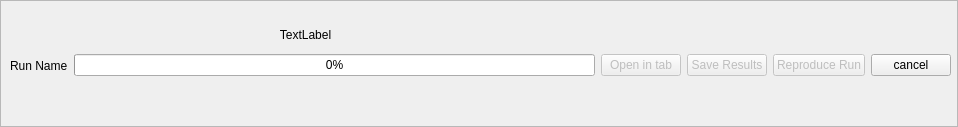
<?xml version="1.0" encoding="UTF-8"?>
<ui version="4.0">
 <class>Frame</class>
 <widget class="QFrame" name="Frame">
  <property name="geometry">
   <rect>
    <x>0</x>
    <y>0</y>
    <width>958</width>
    <height>127</height>
   </rect>
  </property>
  <property name="windowTitle">
   <string>Frame</string>
  </property>
  <property name="frameShape">
   <enum>QFrame::StyledPanel</enum>
  </property>
  <property name="frameShadow">
   <enum>QFrame::Raised</enum>
  </property>
  <widget class="QWidget" name="horizontalLayoutWidget">
   <property name="geometry">
    <rect>
     <x>10</x>
     <y>10</y>
     <width>941</width>
     <height>111</height>
    </rect>
   </property>
   <layout class="QHBoxLayout" name="horizontalLayout">
    <item>
     <widget class="QLabel" name="label">
      <property name="text">
       <string>Run Name</string>
      </property>
     </widget>
    </item>
    <item>
     <widget class="QProgressBar" name="progressBar">
      <property name="value">
       <number>0</number>
      </property>
     </widget>
    </item>
    <item>
     <widget class="QPushButton" name="openTab_button">
      <property name="enabled">
       <bool>false</bool>
      </property>
      <property name="text">
       <string>Open in tab</string>
      </property>
     </widget>
    </item>
    <item>
     <widget class="QPushButton" name="saveResults_button">
      <property name="enabled">
       <bool>false</bool>
      </property>
      <property name="text">
       <string>Save Results</string>
      </property>
     </widget>
    </item>
    <item>
     <widget class="QPushButton" name="reproduceRun_button">
      <property name="enabled">
       <bool>false</bool>
      </property>
      <property name="text">
       <string>Reproduce Run</string>
      </property>
     </widget>
    </item>
    <item>
     <widget class="QPushButton" name="cancel_button">
      <property name="text">
       <string>cancel</string>
      </property>
     </widget>
    </item>
   </layout>
  </widget>
  <widget class="QLabel" name="progress_label">
   <property name="geometry">
    <rect>
     <x>60</x>
     <y>20</y>
     <width>491</width>
     <height>30</height>
    </rect>
   </property>
   <property name="text">
    <string>TextLabel</string>
   </property>
   <property name="alignment">
    <set>Qt::AlignCenter</set>
   </property>
   <property name="wordWrap">
    <bool>false</bool>
   </property>
  </widget>
 </widget>
 <resources/>
 <connections/>
</ui>
